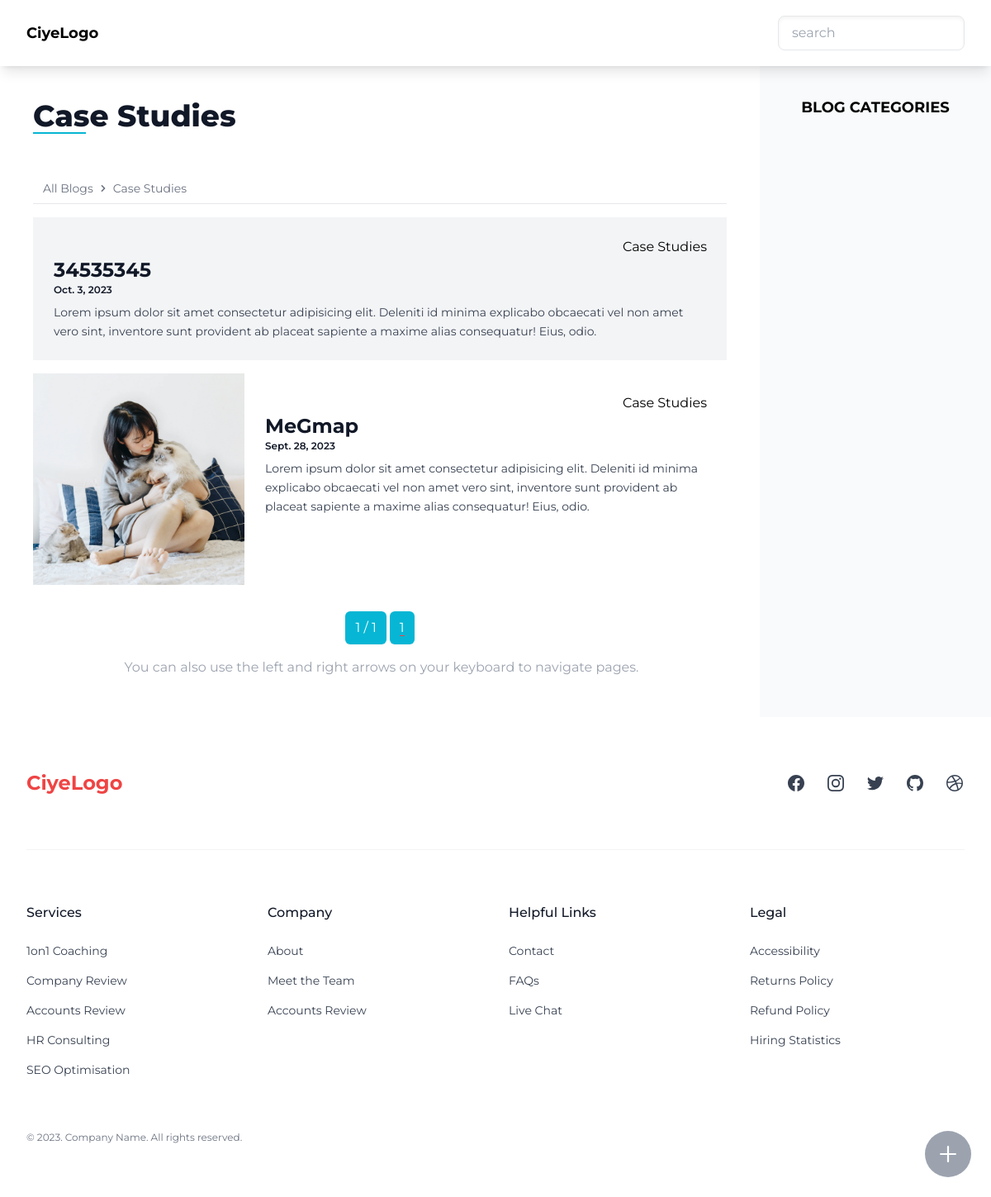
The page /blog/category/all-blogs/case-studies/ on the database its author committed.
### blog/models.py (models this page shows, shortened)
class Category(MPTTModel):
    name = models.CharField(max_length=50, unique=True)
    slug = models.SlugField(max_length=100, unique=True, null=True, blank=True)
    description = models.CharField(max_length=200, blank=True, null=True)
    parent = TreeForeignKey('self', on_delete=models.CASCADE,
                            null=True, blank=True, related_name='children')
    custom_order = models.IntegerField(default=0)
    created_at = models.DateTimeField(auto_now_add=True)
    updated_at = models.DateTimeField(auto_now=True)
    class MPTTMeta:
        order_insertion_by = ['-custom_order', 'name']
    def __str__(self) -> str:
        return self.name
    class Meta:
        verbose_name_plural = 'Categories'
    def get_absolute_url(self):
        url_list = [self.slug]
        parent = self.parent
        while parent:
            url_list.insert(0, parent.slug)
            parent = parent.parent
        category_path = '/'.join(url_list)
        return reverse('blog-list', args=[category_path])

class Blog(BaseModel):
    title = models.CharField(max_length=200)
    slug = models.SlugField(max_length=200, unique=True,blank=True,null=True)
    description = models.TextField(null=True, blank=True)
    image = models.ImageField(upload_to=get_upload_path, null=True, blank=True)
    content = RichTextUploadingField(null=True,blank=True)
    category = models.ForeignKey(Category,on_delete=models.SET_NULL,null=True,blank=True,related_name='blog')
    custom_order = models.IntegerField(default=0)
    created_at = models.DateTimeField(auto_now_add=True,null=True,blank=True)
    updated_at = models.DateTimeField(auto_now=True,null=True,blank=True)
    def get_absolute_url(self):
        category_path = '/'.join([cat.slug for cat in self.category.get_ancestors(include_self=True)])
        return reverse("blog-detail", args=[category_path, self.slug])
    class Meta:
        ordering = ['-custom_order','-is_featured', '-id',]

### blog/views.py (the view)
# urls.py: path('category/<path:category_path>/',views.BlogList.as_view(),name='blog-list'),
class BlogList(ListView):
    template_name = 'blog/blog.html'
    paginate_by = 12
    extra_context = {'partial_template_path': 'blog/partial/main-list.html'}
    def dispatch(self, request, *args, **kwargs):
        category_path = self.kwargs['category_path']
        category_slug = category_path.split('/').pop()
        self.category = get_object_or_404(Category, slug=category_slug)
        return super().dispatch(request, *args, **kwargs)
    def get_queryset(self):
        blogs = Blog.objects.filter(
            category__in=self.category.get_descendants(include_self=True))
        return blogs
    def get_context_data(self, **kwargs: Any) -> Dict[str, Any]:
        context = super().get_context_data(**kwargs)
        breadcrumbs = []
        for ancestor in self.category.get_ancestors(include_self=True):
            breadcrumbs.append({
                'name': ancestor.name,
                'url': ancestor.get_absolute_url()  # 调用方法以获取URL
            })
        context['breadcrumbs'] = breadcrumbs
        context['main_title'] = self.category.name
        return context
    def render_to_response(self, context: Dict[str, Any], **response_kwargs: Any) -> http.HttpResponse:
        if self.request.headers.get('HX-Request') == 'true':
            return render(self.request, 'blog/partial/main-list.html', context)
        return super().render_to_response(context, **response_kwargs)

### form_handlers/forms.py
class InquiryForm(forms.ModelForm):
    class Meta:
        model = Inquiry
        exclude = ['source_webpage', 'source_ip', 'country_from_ip']

### abstractapp/custom_context_processors.py (called while the page is built)
def categories(request):
    product_categories = ProductCategory.objects.all()
    product_root_categories = ProductCategory.objects.filter(Q(level=1)|Q(level=1))
    blog_categories = BlogCategory.objects.all()
    blog_root_categories = BlogCategory.objects.filter(level=1)
    return {
        'product_categories': product_categories,
        'product_root_categories': product_root_categories,
        'blog_categories':blog_categories,
        'blog_root_categories':blog_root_categories,
    }

def inquiry_form(request):
    return {
        'inquiry_form':InquiryForm(),
    }

def contact(request):
    contacts = ContactInformation.objects.all().order_by('custom_order')
    contact_dict = {contact.name: contact for contact in contacts}
    return {'contact': contact_dict}

### products/models.py (called while the page is built)
    def get_absolute_url(self):
        url_list = [self.slug]
        parent = self.parent
        while parent:
            url_list.insert(0, parent.slug)
            parent = parent.parent
        category_path = '/'.join(url_list)
        return reverse('category-products', args=[category_path])

### blog/templates/blog/blog.html
{% extends "base.html" %}
{% block content %}
  <div class="flex flex-col lg:grid grid-cols-1 bg-white  lg:grid-cols-[1fr_280px] ">
    <main id="main-content">
      {% include partial_template_path %}
    </main>
      {% with categories=blog_categories category='blog'%}
        {% include "partial/sidebar.html" %}
      {% endwith %}
  </div>
{% endblock %}

### templates/snippet/page-title.html
<header class="prose max-w-none">
  <h1 class="mt-10 capitalize ">
    {{ main_title }}
  </h1>
  <div class="-mt-8 custom-bar">
  </div>
</header>

### templates/snippet/breadcrumbs.html
<nav aria-label="Breadcrumb"
     class="flex items-center justify-center gap-1 mb-3 ">
  <ol class="flex flex-wrap items-center w-full gap-1 px-3 py-2 text-sm text-gray-500 border-b border-gray-200 ">
    {% for crumb in breadcrumbs %}
      {% if not forloop.last %}
        <li>
          <a href="{{ crumb.url }}"
             hx-get="{{ crumb.url }}"
             hx-push-url="true"
             hx-target="#main-content"
             hx-boost="true"
             class="block capitalize transition hover:text-cyan-500"> {{ crumb.name }} </a>
        </li>
        <li>
          <svg xmlns="http://www.w3.org/2000/svg"
               class="w-4 h-4"
               viewBox="0 0 20 20"
               fill="currentColor">
            <path fill-rule="evenodd" d="M7.293 14.707a1 1 0 010-1.414L10.586 10 7.293 6.707a1 1 0 011.414-1.414l4 4a1 1 0 010 1.414l-4 4a1 1 0 01-1.414 0z" clip-rule="evenodd" />
          </svg>
        </li>
      {% else %}
        <li>
          <a class="block capitalize transition hover:text-cyan-500">{{ crumb.name }}  </a>
        </li>
      {% endif %}
    {% endfor %}
  </ol>
</nav>

### blog/templates/blog/partial/card-horizontal.html (shortened to what this page needs)
{% for object in object_list %}
<article class="flex {% cycle 'bg-gray-100' 'bg-white' %} my-4 transition hover:shadow">
  {% if object.image %}
    <div class="hidden  sm:block sm:basis-64">
      <img alt="{{ object.title }}"
           src="{{ object.image.url }}"
           class="aspect-square h-full my-auto w-full object-cover" />
    </div>
  {% endif %}
  <div class="flex flex-1 flex-col justify-between">
    <div class="border-s border-gray-900/10 p-4 sm:border-l-transparent sm:p-6">
      <div class="text-right ">
        <a
        href="{{ object.category.get_absolute_url }}"
        hx-get="{{ object.category.get_absolute_url }}"
        hx-target="#main-content"
        hx-push-url="true"
        hx-boost="true"
       >{{ object.category }}</a>
      </div>
      <a href="{{ object.get_absolute_url }}"
      {% if parent_name == "main-list" %}
      hx-get="{{ object.get_absolute_url }}"
      hx-target="#main-content"
      hx-push-url="true"
      hx-boost="true"
      {% endif %}>
        <h3 class="font-bold text-2xl capitalize text-gray-900">
          {{ object.title }}
        </h3>
      </a>
      <div>
        <time datetime="{{ object.created_at }}"
              class="flex items-center justify-between gap-4 text-xs font-semibold capitalize text-gray-900">
          <span>{{ object.created_at|date }}</span>
        </time>
      </div>
      <p class="mt-2 line-clamp-4 text-sm/relaxed text-gray-700">
        {{ object.description }}
      </p>
    </div>
  </div>
</article>
  {% endfor %}

### rows shown on the page
Category: name "Case Studies", name "Case Studies"
Category: name "All Blogs"
Blog: category "Case Studies", title "34535345", created_at "Oct. 3, 2023", description "Lorem ipsum dolor sit amet consectetur adipisicing elit. Deleniti id minima explicabo obcaecati vel non amet vero sint, inventore sunt provident ab placeat sapiente a maxime alias consequatur! Eius, odio."
Blog: image (picture), category "Case Studies", title "MeGmap", created_at "Sept. 28, 2023", description "Lorem ipsum dolor sit amet consectetur adipisicing elit. Deleniti id minima explicabo obcaecati vel non amet vero sint, inventore sunt provident ab placeat sapiente a maxime alias consequatur! Eius, odio."

### other values the page prints
{{ page_obj.number }} "1"
{{ paginator.num_pages }} "1"
{{ page_num }} "1"
{{ category }} "BLOG"
